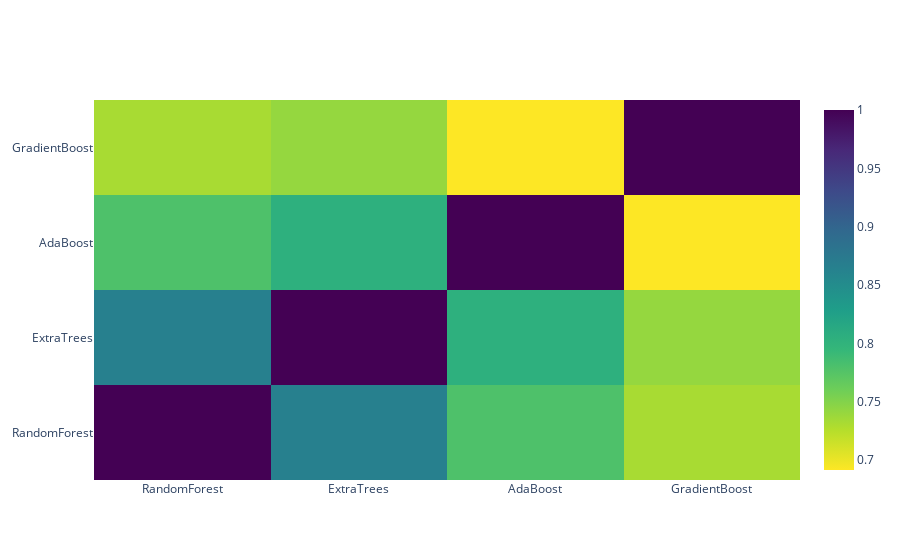

Here is the notebook cell this chart was saved with:
### Markdown cell above
**Correlation Heatmap of the Second Level Training set**

### Code cell
data = [
    go.Heatmap(
        z= base_predictions_train.astype(float).corr().values ,
        x=base_predictions_train.columns.values,
        y= base_predictions_train.columns.values,
          colorscale='Viridis',
            showscale=True,
            reversescale = True
    )
]
py.iplot(data, filename='labelled-heatmap')

### Figure 1 — Plotly figure (JSON) as saved in the notebook; plotly's stock layout.template omitted (floating-point values rounded to 4 significant figures)
{"data": [{"colorscale": [[0, "#440154"], [0.1111, "#482878"], [0.2222, "#3e4989"], [0.3333, "#31688e"], [0.4444, "#26828e"], [0.5556, "#1f9e89"], [0.6667, "#35b779"], [0.7778, "#6ece58"], [0.8889, "#b5de2b"], [1, "#fde725"]], "reversescale": true, "showscale": true, "type": "heatmap", "x": ["RandomForest", "ExtraTrees", "AdaBoost", "GradientBoost"], "y": ["RandomForest", "ExtraTrees", "AdaBoost", "GradientBoost"], "z": [[1, 0.8656, 0.7792, 0.7322], [0.8656, 1, 0.8045, 0.7412], [0.7792, 0.8045, 1, 0.6915], [0.7322, 0.7412, 0.6915, 1]]}], "layout": {}}
